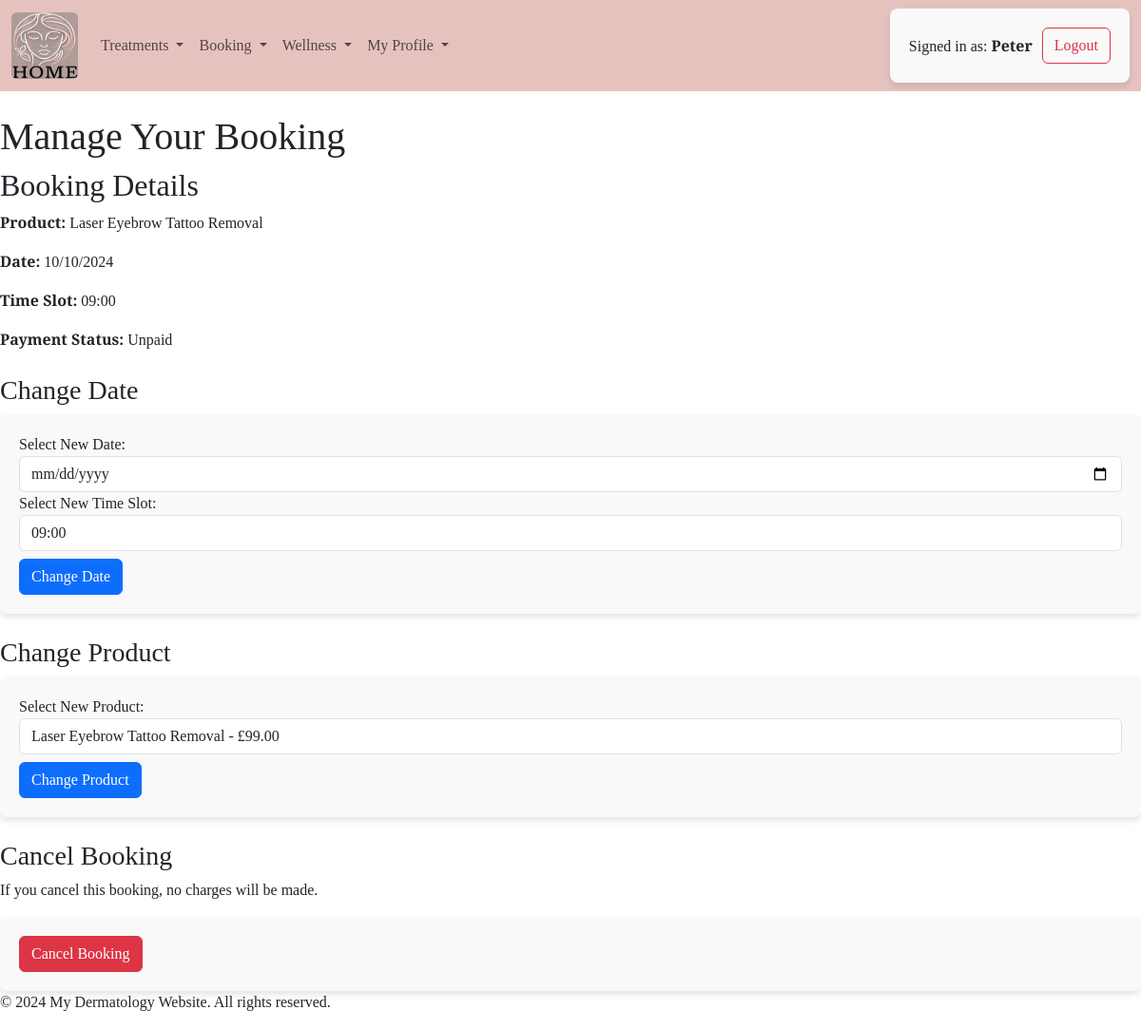
/booking/manage-booking/28/ (signed in), run on an earlier commit of the app's database.
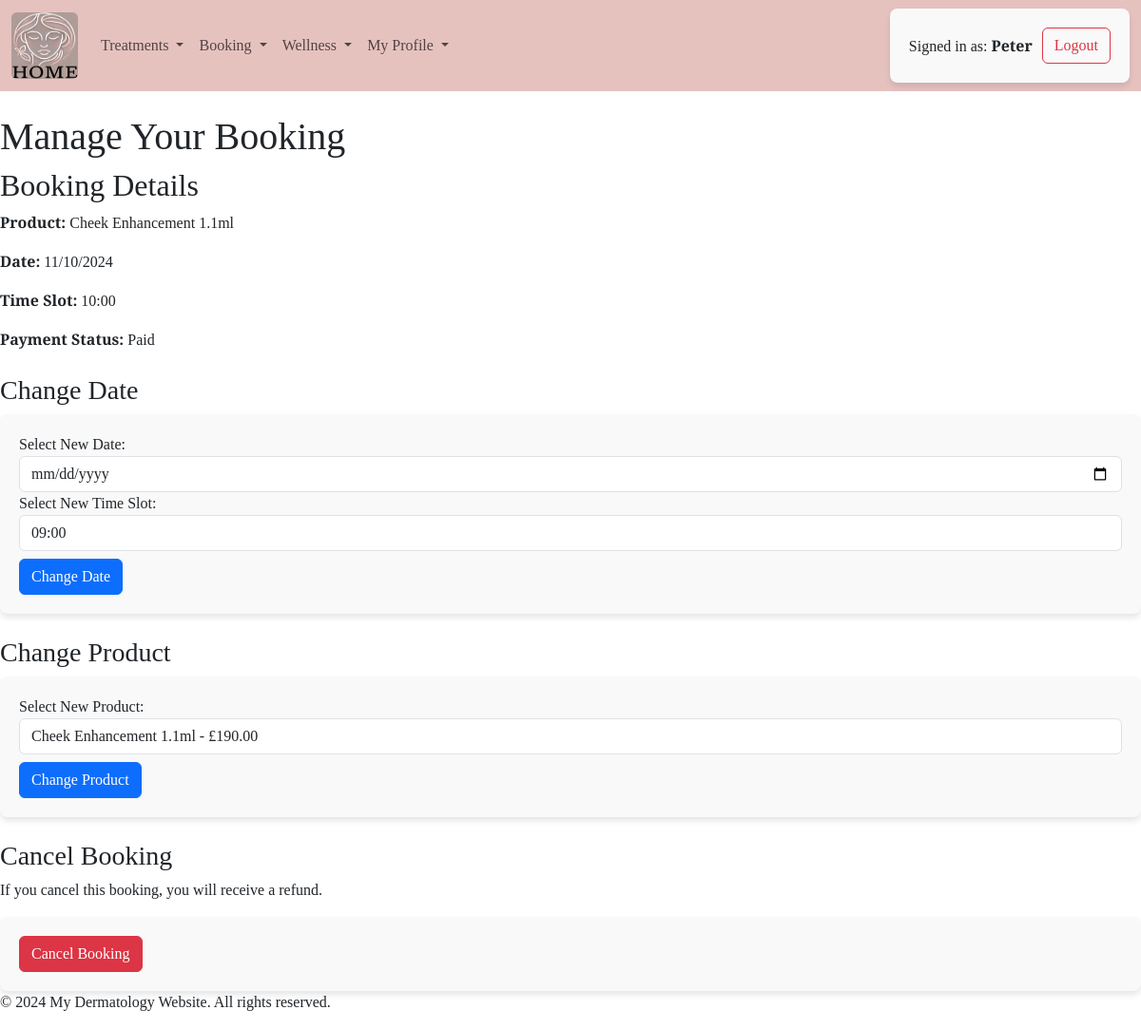
And on a later commit of the database.
### booking/models.py (models this page shows, shortened)
class Booking(models.Model):
    patient = models.ForeignKey(Patient, on_delete=models.CASCADE)
    product = models.ForeignKey(Product, on_delete=models.CASCADE)
    time_slot = models.ForeignKey(TimeSlot, on_delete=models.SET_NULL, null=True, blank=True)
    booking_date = models.DateField()
    payment_status = models.BooleanField(default=False)
    booked_on = models.DateTimeField(auto_now_add=True)
    additional_notes = models.TextField(blank=True, null=True)
    stripe_payment_intent_id = models.CharField(max_length=255, null=True, blank=True)
    class Meta:
        unique_together = ('patient', 'booking_date')  # Ensure no duplicates at the DB level

class TimeSlot(models.Model):
    slot = models.CharField(max_length=99, help_text="Enter time slot (e.g., 09:00 AM - 10:00 AM)")
    def __str__(self):
        return self.slot

### treatment/models.py (models this page shows, shortened)
class Product(models.Model):
    category = models.ForeignKey(Category, on_delete=models.CASCADE)
    body_part = models.ForeignKey(BodyPart, on_delete=models.SET_NULL, blank=True, null=True)
    product_name = models.CharField(max_length=255)
    price = models.DecimalField(max_digits=10, decimal_places=2)
    duration = models.IntegerField(blank=True, null=True, help_text="Duration in minutes")
    additional_info = models.TextField(blank=True, null=True)

### booking/views.py (the view)
# urls.py: path('manage-booking/<int:booking_id>/', views.manage_booking, name='manage_booking'),
@login_required
def manage_booking(request, booking_id):
    booking = get_object_or_404(Booking, id=booking_id, patient=request.user.patient)
    products = Product.objects.all()
    time_slots = TimeSlot.objects.all()
    today = datetime.date.today()
    return render(request, 'booking/manage_booking.html', {
        'booking': booking,
        'products': products,
        'time_slots': time_slots,
        'today': today
    })

### booking/templates/booking/manage_booking.html (shortened to what this page needs)
{% extends 'base.html' %}
{% block content %}
<h1>Manage Your Booking</h1>
<div class="booking-details">
    <h2>Booking Details</h2>
    <p><strong>Product:</strong> {{ booking.product.product_name }}</p>
    <p><strong>Date:</strong> {{ booking.booking_date|date:"d/m/Y" }}</p>
    <p><strong>Time Slot:</strong> {{ booking.time_slot }}</p>
    <p><strong>Payment Status:</strong> {{ booking.payment_status|yesno:"Paid,Unpaid" }}</p>
</div>
{% if booking.booking_date > today %}
    <div class="change-date mt-4">
        <h3>Change Date</h3>
        <form method="POST" action="{% url 'change_booking_date' booking.id %}">
            <div class="form-group">
                <label for="new_booking_date">Select New Date:</label>
                <input type="date" id="new_booking_date" name="new_booking_date" class="form-control" required>
            </div>
            <div class="form-group">
                <label for="new_time_slot">Select New Time Slot:</label>
                <select id="new_time_slot" name="new_time_slot" class="form-control">
                    {% for slot in time_slots %}
                        <option value="{{ slot.id }}">{{ slot }}</option>
                    {% endfor %}
                </select>
            </div>
            <button type="submit" class="btn btn-primary mt-2">Change Date</button>
        </form>
    </div>
    <div class="change-product mt-4">
        <h3>Change Product</h3>
        <form method="POST" action="{% url 'change_booking_product' booking.id %}">
            <div class="form-group">
                <label for="new_product">Select New Product:</label>
                <select id="new_product" name="new_product" class="form-control">
                    {% for product in products %}
                        <option value="{{ product.id }}" {% if product == booking.product %}selected{% endif %}>
                            {{ product.product_name }} - £{{ product.price }}
                        </option>
                    {% endfor %}
                </select>
            </div>
            <button type="submit" class="btn btn-primary mt-2">Change Product</button>
        </form>
    </div>
    <div class="cancel-booking mt-4">
        <h3>Cancel Booking</h3>
        <p>If you cancel this booking, {% if booking.payment_status %}you will receive a refund.{% else %}no charges will be made.{% endif %}</p>
        <form method="POST" action="{% url 'cancel_booking' booking.id %}">
            <button type="submit" class="btn btn-danger">Cancel Booking</button>
        </form>
    </div>
{% else %}
    <div class="alert alert-warning mt-4">
        <p>You cannot make changes on the same day of the booking.</p>
    </div>
{% endif %}
{% endblock %}

### templates/base.html (shortened to what this page needs)
{% load static %}
<!DOCTYPE html>
<html lang="en">
  <head>
    {% block corecss %}
    <link
      href="https://cdn.jsdelivr.net/npm/bootstrap@5.3.3/dist/css/bootstrap.min.css"
      rel="stylesheet"
/>
      <link rel="stylesheet" href="{% static 'css\style.css' %}" />
    {% endblock corecss %}{% block extracss %}{% endblock extracss %}
  </head>
  <body>
    <header class="fixed-top">
      <nav id="navbar" class="navbar navbar-expand-lg bg-body-tertiary">
        <div class="container-fluid">
          <a class="navbar-brand" href="{% url 'home' %}"
            ><img
              src="{% static 'images/home_button.png' %}"
              alt="Home"
              style="height: 70px; width: 70px; border-radius: 8%"
          /></a>
          <div class="collapse navbar-collapse" id="navbarSupportedContent">
            <ul class="navbar-nav me-auto mb-2 mb-lg-0">
              <li class="nav-item dropdown">
                <a
                  class="nav-link dropdown-toggle"
                  href="#"
                  role="button"
                  data-bs-toggle="dropdown"
                  aria-expanded="false"
                >
                  Treatments
                </a>
              </li>
<li class="nav-item dropdown">
  {% if request.user.is_authenticated %}
                <a
                  class="nav-link dropdown-toggle"
                  href="#"
                  role="button"
                  data-bs-toggle="dropdown"
                  aria-expanded="false"
                >
                  Booking
                </a>
              </li>
              {% endif %}
              <li class="nav-item dropdown">
                <a
                  class="nav-link dropdown-toggle"
                  href="#"
                  role="button"
                  data-bs-toggle="dropdown"
                  aria-expanded="false"
                >
                  Wellness
                </a>
              </li>
              <li class="nav-item dropdown">
                {% if request.user.is_authenticated %}
                <a
                  class="nav-link dropdown-toggle"
                  href="#"
                  role="button"
                  data-bs-toggle="dropdown"
                  aria-expanded="false"
                >
                  My Profile
                </a>
                    {% endif %}
              </li>
            </ul>
            <ul class="navbar-nav ms-auto mb-2 mb-lg-0">
              {% if user.is_authenticated %}
              <li class="nav-item">
                <form method="POST" action="{% url 'logout' %}">
                  <div class="user-info-container">
                    <div>
                      <p>Signed in as: <strong>{{ user.username }}</strong></p>
                    </div>
                    <button class="btn btn-outline-danger" type="submit">
                      Logout
                    </button>
                  </div>
                </form>
              </li>
              {% endif %}
            </ul>
          </div>
        </div>
      </nav>
    </header>
    <main>
      <br />
      <br />
      <br />
      <br />
      <br />
      {% block content %} {% endblock %}
    </main>
    <footer>
      <p>&copy; 2024 My Dermatology Website. All rights reserved.</p>
    </footer>
  </body>
</html>

### static/css/style.css (style rules this page uses)
body { font-family: 'Merriweather', serif; }
#navbar { background-color: #e6c2bf !important; }
form { background-color: #f9f9f9; padding: 20px; border-radius: 8px; box-shadow: 0 4px 6px rgba(0, 0, 0, 0.1); }
button { background-color: #007bff; border: none; border-radius: 4px; }
.user-info-container { display: flex; align-items: center; gap: 10px; }
.user-info-container div { display: flex; align-items: center; }
.user-info-container p { border: 0; margin: 0; }

What changed in the data, as far as the page shows it:
changed Booking: product.product_name "Laser Eyebrow Tattoo Removal" → "Cheek Enhancement 1.1ml"; booking_date "10/10/2024" → "11/10/2024"; time_slot "09:00" → "10:00"; payment_status "Unpaid" → "Paid"; new_product "Laser Eyebrow Tattoo Removal - £99.00" → "Cheek Enhancement 1.1ml - £190.00"
Also different on the page:
text no longer shown: "no charges will be made."
text now shown: "you will receive a refund."
